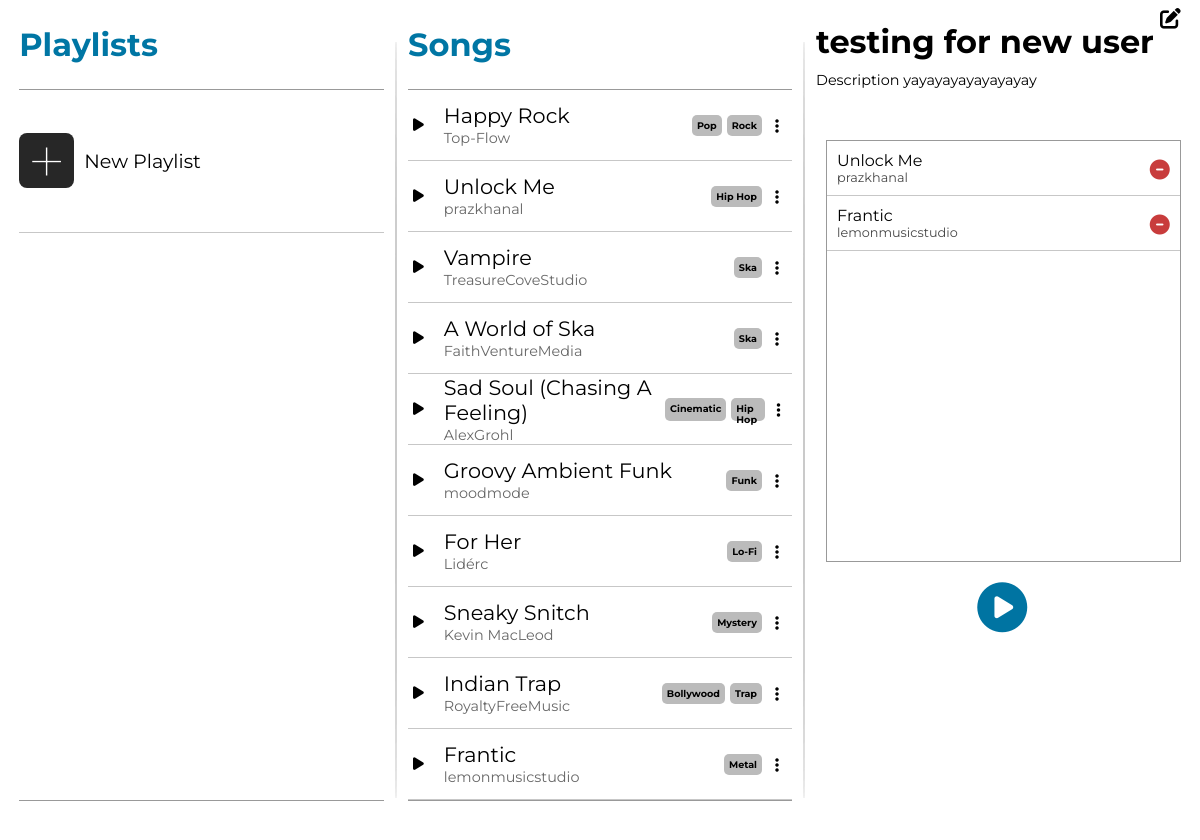
Page /iframetest/34/ on the committed database.
### app/models.py (models this page shows, shortened)
class Song(models.Model):
    title = models.CharField(max_length=50)
    song_file = models.FileField(upload_to='')
    artist = models.ManyToManyField(Artist) # type: ignore
    genre = models.ManyToManyField(Genre) # type: ignore

class Artist(models.Model):
    name = models.CharField(max_length=50)
    def __str__(self):
        return self.name

class Genre(models.Model):
    name = models.CharField(max_length=50)

class Playlist(models.Model):
    name = models.CharField(max_length=50)
    songs = models.ManyToManyField(Song) # type: ignore
    description = models.CharField(max_length=200, null=True, blank=True)
    created_by = models.ForeignKey(User, on_delete=models.CASCADE)

### app/views.py (the view, shortened to what this page needs)
# urls.py: path('iframetest/<str:playlistID>/', home_frame, name='ift'),
def home_frame(req: HttpRequest, playlistID:str) -> HttpResponse:
    songs = Song.objects.all()
    songForm = AddSongForm()
    playlistForm = None
    playlists = None
    if req.user.is_authenticated:
        playlistForm = NewPlaylistForm()
        playlists = req.user.playlist_set.all() # type: ignore
    try:
        playlistInfo = Playlist.objects.get(pk=playlistID)
    except:
        playlistInfo = None
    context = {'songs': songs, 'playlistForm': playlistForm, 'songForm': songForm, 'playlists': playlists, 'playlistInfo': playlistInfo} # type: ignore
    return render(req, 'add-playlist.html', context) # type: ignore

### app/templates/add-playlist.html (shortened to what this page needs)
{% extends "homepageiframe.html" %}

### app/templates/homepageiframe.html (shortened to what this page needs)
{% load static %}
<!DOCTYPE html>
<html lang="en">
    <head>
        <link rel="stylesheet" href="{% static "styles.css" %}">
    </head>
    <body>
        <div id='user-interface-wrapper'>
            <div class="ui-container">
                <div id="playlistOverallContainer">
                    <div id="playlistcontainerHeader">
                        <h1>Playlists</h1>
                    </div>
                    <div id='playlists-container'>
                        <div id='gridifier'>
                            <div class='playlist-wrapper'>
                                <div id="new-playlist" class='playlist-button'>
                                    <div class='playlist-icon-wrapper'>
                                        <div id='new-playlist-icon'>+</div>
                                    </div>
                                    <div class='playlist-text-wrapper'>
                                        <p class='playlist-text'>New Playlist</p>
                                    </div>
                                </div>
                            </div>
                            <button id="playlistBtn"></button>
                        </div>
                    </div>
                    <div id='playlistcontFooter'>
                    </div>
                </div>
                <div class='br'></div>
                <div class='songsOverallContainer' style="{% if playlistInfo %}width: 32%{% else %}width: 64%; margin-right: 2.5%{% endif %}">
                    <div id='songsContainerHeader'>
                        <h1>Songs</h1>
                    </div>
                    <div id='songs-container'>
                        {% for song in songs %}
                        <div class="song-wrapper">
                            <div class='songMetaBtn'>
                                <i class="songPlayBtn fa-solid fa-play"><song class="{% for artist in song.artist.all %}{{artist}}{% endfor %}" title={{song.song_file.url}} style='display: none'>{{song.title}}</song></i>
                                <div class='songTitleArtist'>
                                    <div class='songObject songTitle' title={{song.song_file.url}}>{{song.title}}</div>
                                    <div class='songArtist'>{% for artist in song.artist.all %}<span class='artistSpan'>{{artist.name}}</span>{% endfor %}</div>
                                </div>
                            </div>
                            <div class='songGenrePlaylistBtn'>
                                <div class='songGenres'>{% for genre in song.genre.all %}<span class='genreTag'>{{genre.name}}</span>{% endfor %}</div>
                                <div class='ellipsis-box'><i class="fa-solid fa-ellipsis-vertical"></i></div>
                            </div>
                        </div>
                        {% endfor %}
                    </div>
                    <div id='songsContainerFooter'></div>
                </div>
                {% if playlistInfo %}
                <div class='br'></div>
                <div id='playlist-view-container'>
                    <div id="playlistViewHeader" class='playlistViewHeaderForm'>
                        <i id='updateBtn' class="fa-solid fa-pen-to-square"></i>
                        <h1 id='playlistViewTitle'>{{playlistInfo.name}}</h1>
                        <p id='playlistViewDesc'>{{playlistInfo.description}}</p>
                    </div>
                    <div id='playlistViewSongContainer'>
                        {% for song in playlistInfo.songs.all %}
                            <form method='POST' action='' class='playlistViewSong'>
                                <div class='playlistViewArtistTitle'>
                                    <p class='playlistViewTitle'>{{song.title}}</p>
                                    {% for artist in song.artist.all %}
                                        <p class='playlistViewArtist'>{{artist.name}}</p>
                                    {% endfor %}
                                </div>
                                <button type="submit" name='Remove Song' value='Submit' class='minusBtn'><i class="fa-solid fa-circle-minus"></i></button>
                            </form>
                        {% endfor %}
                    </div>
                    <div id='playlistPlayBtn'>
                        <i class="fa-solid fa-circle-play">
                        </i>
                    </div>
                </div>
                {% endif %}
            </div>
        </div>
    </body>
</html>

### app/static/styles.css (style rules this page uses)
* { padding: 0; margin: 0; font-family: Montserrat; }
#user-interface-wrapper { width: 100vw; height: 100vh; display: flex; flex-direction: column; }
.ui-container { display: flex; width: 100%; height: 100%; justify-content: space-between; }
#playlistOverallContainer { width: 32%; }
#playlistcontainerHeader { display: flex; align-items: center; height: 89px; margin-left: 5%; border-bottom: 1px solid #999999; }
#songsContainerHeader { display: flex; align-items: center; height: 89px; border-bottom: 1px solid #999999; }
#songsContainerHeader h1 { color: #0076a4; font-weight: bold; }
#playlistcontainerHeader h1 { color: #0076a4; font-weight: bold; }
#playlistcontFooter { margin-left: 5%; height: 29px; border-top: 1px solid #999999; }
#songsContainerFooter { height: 29px; border-top: 1px solid #999999; }
#playlists-container { height: calc(100% - 130px); width: 100%; overflow-y: scroll; scrollbar-width: none; }
#songs-container { height: calc(100% - 130px); overflow-y: scroll; scrollbar-width: none; }
.br { width: 2px; height: 90%; margin-top: auto; margin-bottom: auto; background-color: rgb(202, 202, 202); border-radius: 40%; }
#playlist-view-container { height: 100%; width: 32%; font-family: sans-serif; font-family: Montserrat; }
.playlist-button { margin-left: 5%; width: 95%; height: 100%; display: flex; border-bottom: 1px solid #c7c7c7; }
.playlist-icon-wrapper { display: flex; align-items: center; justify-content: center; }
#new-playlist-icon { display: flex; height: 55px; width: 55px; background-color: rgb(39, 39, 39); border-radius: 8px; color: white; justify-content: center; align-items: center; font-size: 70px; font-weight: 100; font-family: Montserrat; }
.playlist-text-wrapper { display: flex; flex-direction: column; justify-content: center; padding-left: 10px; font-family: sans-serif; }
.playlist-text { font-size: 1.2em; }
.playlist-wrapper { width: 100%; display: flex; align-items: center; justify-content: center; }
.playlistBtn, #playlistBtn { display: flex; justify-self: center; align-self: center; background: transparent; justify-content: space-between; align-items: center; border: transparent; width: 95%; margin-left: 5%; height: 100%; }
.gridifier, #gridifier { display: grid; height: 20%; min-height: 70px; }
.playlist-wrapper, .playlistBtn, #playlistBtn { grid-column: 1; grid-row: 1; }
#playlistBtn { z-index: 2; }
.song-wrapper { height: 60px; border-bottom: 1px solid #c7c7c7; display: flex; align-items: center; justify-content: space-between; font-family: sans-serif; padding: 5px; }
.songTitle { font-size: 1.3em; }
.artistSpan { color: rgb(104, 104, 104); font-size: .9em; }
.songMetaBtn { display: flex; gap: 20px; align-items: center; }
.songPlayBtn { font-size: .9em; }
.songGenrePlaylistBtn { display: flex; align-items: center; }
.songGenres { display: flex; gap: 5px; max-height: 23px; margin-right: 5px; }
.genreTag { background-color: #bbbbbb; border-radius: 5px; padding: 5px; font-size: .6em; font-weight: bolder; }
.ellipsis-box { display: flex; height: 20px; width: 20px; border:transparent; border-radius: 50%; justify-content: center; align-items: center; position: relative; }
.fa-ellipsis-vertical { margin-top: 1.5px; }
.playlistViewHeaderForm { height: 130px; }
#updateBtn { width: 95%; text-align: right; position: relative; top: 8px; font-size: 1.3em; }
#playlistViewDesc { margin-top: 10px; width: 97%; word-break: break-word; font-size: .9em; }
#playlistViewSongContainer { border: 1px solid #999999; margin: 10px 5% 10px 10px; height: 50%; overflow-y: scroll; position: relative; }
.playlistViewSong { display: flex; justify-content: space-between; padding: 10px; border-bottom: 1px solid #c7c7c7; align-items: center; }
.fa-circle-minus { position: relative; top: 1.5px; color: rgb(200, 60, 60); font-size: 1.5em; }
.minusBtn { border: none; background: none; height: fit-content; width: fit-content; }
.playlistViewArtist { font-size: .8em; color: #464646; }
#playlistPlayBtn { display: flex; height: 70px; font-size: 50px; width: 97%; justify-content: center; align-items: center; position: relative; }
.fa-circle-play { border-radius: 100%; color: #0074a2; transition: .3s; }

### rows in the picture
Song: title "Happy Rock"
Artist: name "Top-Flow"
Genre: name "Pop"
Genre: name "Rock"
Song: title "Unlock Me"
Artist: name "prazkhanal"
Genre: name "Hip Hop"
Song: title "Vampire"
Artist: name "TreasureCoveStudio"
Genre: name "Ska"
Song: title "A World of Ska"
Artist: name "FaithVentureMedia"
Song: title "Sad Soul (Chasing A Feeling)"
Artist: name "AlexGrohl"
Genre: name "Cinematic"
Song: title "Groovy Ambient Funk"
Artist: name "moodmode"
Genre: name "Funk"
Song: title "For Her"
Artist: name "Lidérc"
Genre: name "Lo-Fi"
Song: title "Sneaky Snitch"
Artist: name "Kevin MacLeod"
Genre: name "Mystery"
Song: title "Indian Trap"
Artist: name "RoyaltyFreeMusic"
Genre: name "Bollywood"
Genre: name "Trap"
Song: title "Frantic"
Artist: name "lemonmusicstudio"
Genre: name "Metal"
Playlist: name "testing for new user", description "Description yayayayayayayayay"
